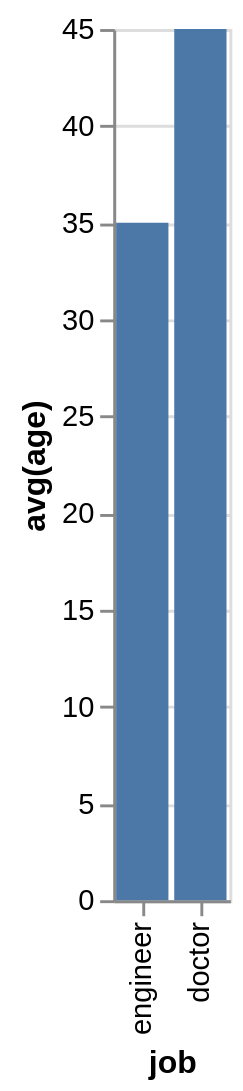

The specification (Vega-Lite) saved for this image:
### Vega-Lite specification from a JSON file in a GitHub repository (floating-point values rounded to 4 significant figures)
{"data": {"values": [{"x_data": "doctor", "y_data": 45}, {"x_data": "engineer", "y_data": 35}]}, "mark": "bar", "encoding": {"x": {"field": "x_data", "type": "nominal", "title": "job", "sort": {"op": "sum", "field": "y_data", "order": "ascending"}}, "y": {"field": "y_data", "type": "quantitative", "title": "avg(age)"}}}
